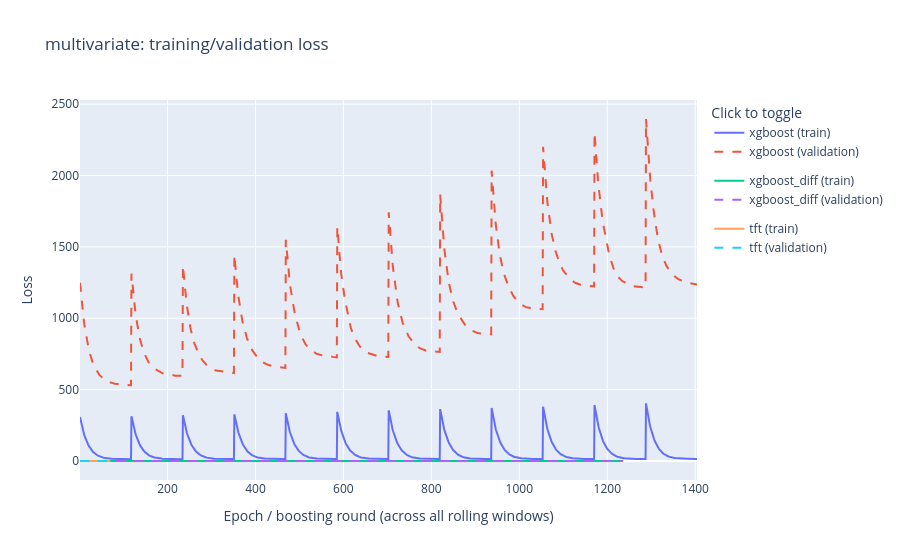

Here is the notebook cell this chart was saved with:
### Markdown cell above
**Trainings-/Validierungsverlust (Experiment 2):** verfügbar für beide XGBoost-Varianten (Boosting-Runden-RMSE, ein zurückgehaltener Streifen der jeweils aktuellen `fit_data` dient nur der Verlustmessung) und TFT (Verlust je Epoche). SARIMAX hat keinen vergleichbaren Verlaufswert.

### Code cell
multivariate_loss_fig = compare_loss_curves(multivariate_results, 'multivariate')
if multivariate_loss_fig is not None: display(multivariate_loss_fig)
else: print('Kein Modell in Experiment 2 mit verfuegbarer Verlustkurve.')

### Figure 1 — Plotly figure (JSON) as saved in the notebook; plotly's stock layout.template omitted (floating-point values rounded to 4 significant figures; data arrays with more than 128 entries replaced by an {"elided": "..."} marker saying what was removed)
{"data": [{"legendgroup": "xgboost", "mode": "lines", "name": "xgboost (train)", "type": "scatter", "x": {"elided": "1404 int values"}, "y": {"elided": "1404 float values"}}, {"legendgroup": "xgboost", "line": {"dash": "dash"}, "mode": "lines", "name": "xgboost (validation)", "type": "scatter", "x": {"elided": "1404 int values"}, "y": {"elided": "1404 float values"}}, {"legendgroup": "xgboost_diff", "mode": "lines", "name": "xgboost_diff (train)", "type": "scatter", "x": {"elided": "1236 int values"}, "y": {"elided": "1236 float values"}}, {"legendgroup": "xgboost_diff", "line": {"dash": "dash"}, "mode": "lines", "name": "xgboost_diff (validation)", "type": "scatter", "x": {"elided": "1236 int values"}, "y": {"elided": "1236 float values"}}, {"legendgroup": "tft", "mode": "lines", "name": "tft (train)", "type": "scatter", "x": [1, 2, 3, 4, 5, 6, 7, 8, 9, 10, 11, 12, 13, 14, 15, 16, 17, 18, 19, 20, 21, 22, 23, 24, 25, 26, 27, 28, 29, 30, 31, 32, 33, 34, 35, 36, 37, 38, 39, 40, 41, 42, 43, 44, 45, 46, 47, 48, 49, 50, 51, 52, 53, 54, 55, 56, 57, 58, 59, 60, 61, 62, 63, 64, 65, 66, 67, 68, 69, 70], "y": [0.3817, 0.03077, 0.01229, 0.008194, 0.006621, 0.005764, 0.005421, 0.005298, 0.005274, 0.005194, 0.004821, 0.004807, 0.004621, 0.004615, 0.004255, 0.03244, 0.007508, 0.005348, 0.004759, 0.004254, 0.02652, 0.005478, 0.00425, 0.004158, 0.004204, 0.04475, 0.007061, 0.005448, 0.004945, 0.0053, 0.02947, 0.008763, 0.005895, 0.006898, 0.004699, 0.03272, 0.005888, 0.00417, 0.004143, 0.004366, 0.02413, 0.005653, 0.004318, 0.004304, 0.004025, 0.02084, 0.007451, 0.006441, 0.005393, 0.006993, 0.02186, 0.007608, 0.008034, 0.006958, 0.005271, 0.0238, 0.006585, 0.00549, 0.006077, 0.007159, 0.02556, 0.008324, 0.008276, 0.006713, 0.007008, 0.02499, 0.007003, 0.005523, 0.007372, 0.00644]}, {"legendgroup": "tft", "line": {"dash": "dash"}, "mode": "lines", "name": "tft (validation)", "type": "scatter", "x": [1, 2, 3, 4, 5, 6, 7, 8, 9, 10, 11, 12, 13, 14, 15, 16, 17, 18, 19, 20, 21, 22, 23, 24, 25, 26, 27, 28, 29, 30, 31, 32, 33, 34, 35, 36, 37, 38, 39, 40, 41, 42, 43, 44, 45, 46, 47, 48, 49, 50, 51, 52, 53, 54, 55, 56, 57, 58, 59, 60, 61, 62, 63, 64, 65, 66, 67, 68, 69, 70], "y": [0.2111, 0.1231, 0.08059, 0.08193, 0.07922, 0.07856, 0.07178, 0.09711, 0.077, 0.07843, 0.08226, 0.09801, 0.09622, 0.0779, 0.07714, 0.07886, 0.104, 0.09026, 0.08765, 0.08862, 0.1258, 0.08704, 0.07506, 0.08782, 0.08351, 0.1387, 0.1294, 0.1012, 0.08971, 0.07752, 0.1467, 0.121, 0.1293, 0.1353, 0.1274, 0.1145, 0.1223, 0.1249, 0.1296, 0.1266, 0.1368, 0.1328, 0.1295, 0.1311, 0.141, 0.1733, 0.1716, 0.1304, 0.129, 0.48, 0.1948, 0.2518, 0.1793, 0.183, 0.1963, 0.1865, 0.1826, 0.1791, 0.183, 0.2242, 0.1596, 0.1419, 0.1111, 0.1016, 0.09739, 0.1037, 0.09277, 0.08581, 0.09674, 0.08357]}], "layout": {"legend": {"title": {"text": "Click to toggle"}}, "title": {"text": "multivariate: training/validation loss"}, "xaxis": {"title": {"text": "Epoch / boosting round (across all rolling windows)"}}, "yaxis": {"title": {"text": "Loss"}}}}
